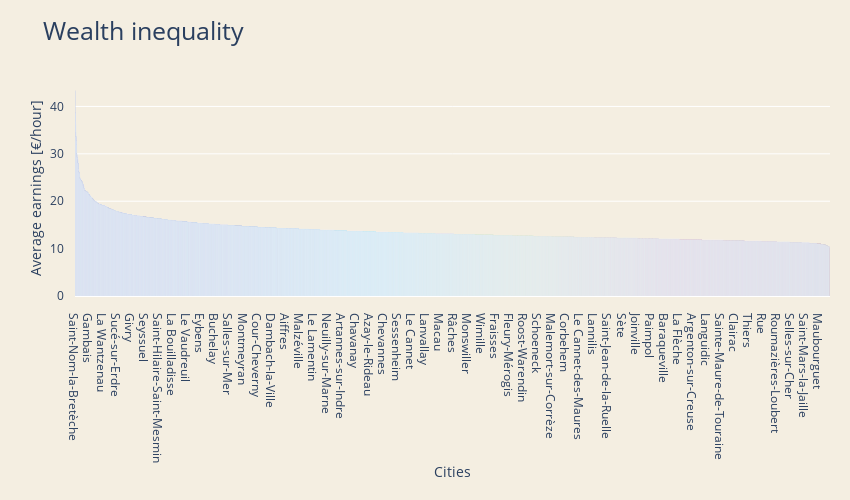

Notebook code cell kept with this figure:
### Markdown cell above
Here there is also presented a plot that displayes mean salary among all cities. This graph gives us understanding about difference in payment within France.

### Code cell
salary_by_location = salary.sort_values("SNHM14", ascending=False)[["LIBGEO", "SNHM14"]]
salary_by_location.drop_duplicates("LIBGEO", inplace=True)
locations = salary_by_location["LIBGEO"].values
wage = salary_by_location["SNHM14"].values
samples = list(range(len(locations)))

sample_colors = ['#051937', '#2b3953',
               '#505c70', '#78818d',
               '#a4a8ac']

trace1 = go.Bar(
    x = locations,
    y = wage,
    name='Wealth inequality',
    marker=dict(
        color=samples,
        colorscale='Jet'
    )
)

data = [trace1]

layout = go.Layout(
    barmode='stack',
    title = 'Wealth inequality',
    titlefont=dict(size=25),
    width=850,
    height=500,
    margin=go.Margin(
        l=75,
        r=20,
        b=60,
        t=80,
        pad=10
    ),
    paper_bgcolor='rgb(244, 238, 225)',
    plot_bgcolor='rgb(244, 238, 225)',
    xaxis=dict(
        title= 'Cities',
        autorange=True,
        showgrid=False,
        zeroline=False,
        showline=False,
        tickmode='auto',
        ticks='',
        showticklabels=True
    ),
    yaxis = dict(
        title= 'Average earnings [€/hour]',
        anchor = 'x',
        rangemode='tozero'
    ),
)

fig = go.Figure(data=data, layout=layout)
fig.update_layout(barmode="relative")
py.iplot(fig)

### Figure 1 — Plotly figure (JSON) as saved in the notebook; plotly's stock layout.template omitted (floating-point values rounded to 4 significant figures; data arrays with more than 128 entries replaced by an {"elided": "..."} marker saying what was removed)
{"data": [{"marker": {"color": {"elided": "5056 int values"}, "colorscale": [[0, "rgb(0,0,131)"], [0.2, "rgb(0,60,170)"], [0.4, "rgb(5,255,255)"], [0.6, "rgb(255,255,0)"], [0.8, "rgb(250,0,0)"], [1, "rgb(128,0,0)"]]}, "name": "Wealth inequality", "type": "bar", "x": {"elided": "5056 str values"}, "y": {"elided": "5056 float values"}}], "layout": {"barmode": "relative", "height": 500, "margin": {"b": 60, "l": 75, "pad": 10, "r": 20, "t": 80}, "paper_bgcolor": "rgb(244, 238, 225)", "plot_bgcolor": "rgb(244, 238, 225)", "title": {"font": {"size": 25}, "text": "Wealth inequality"}, "width": 850, "xaxis": {"autorange": true, "showgrid": false, "showline": false, "showticklabels": true, "tickmode": "auto", "ticks": "", "title": {"text": "Cities"}, "zeroline": false}, "yaxis": {"anchor": "x", "rangemode": "tozero", "title": {"text": "Average earnings [€/hour]"}}}}
